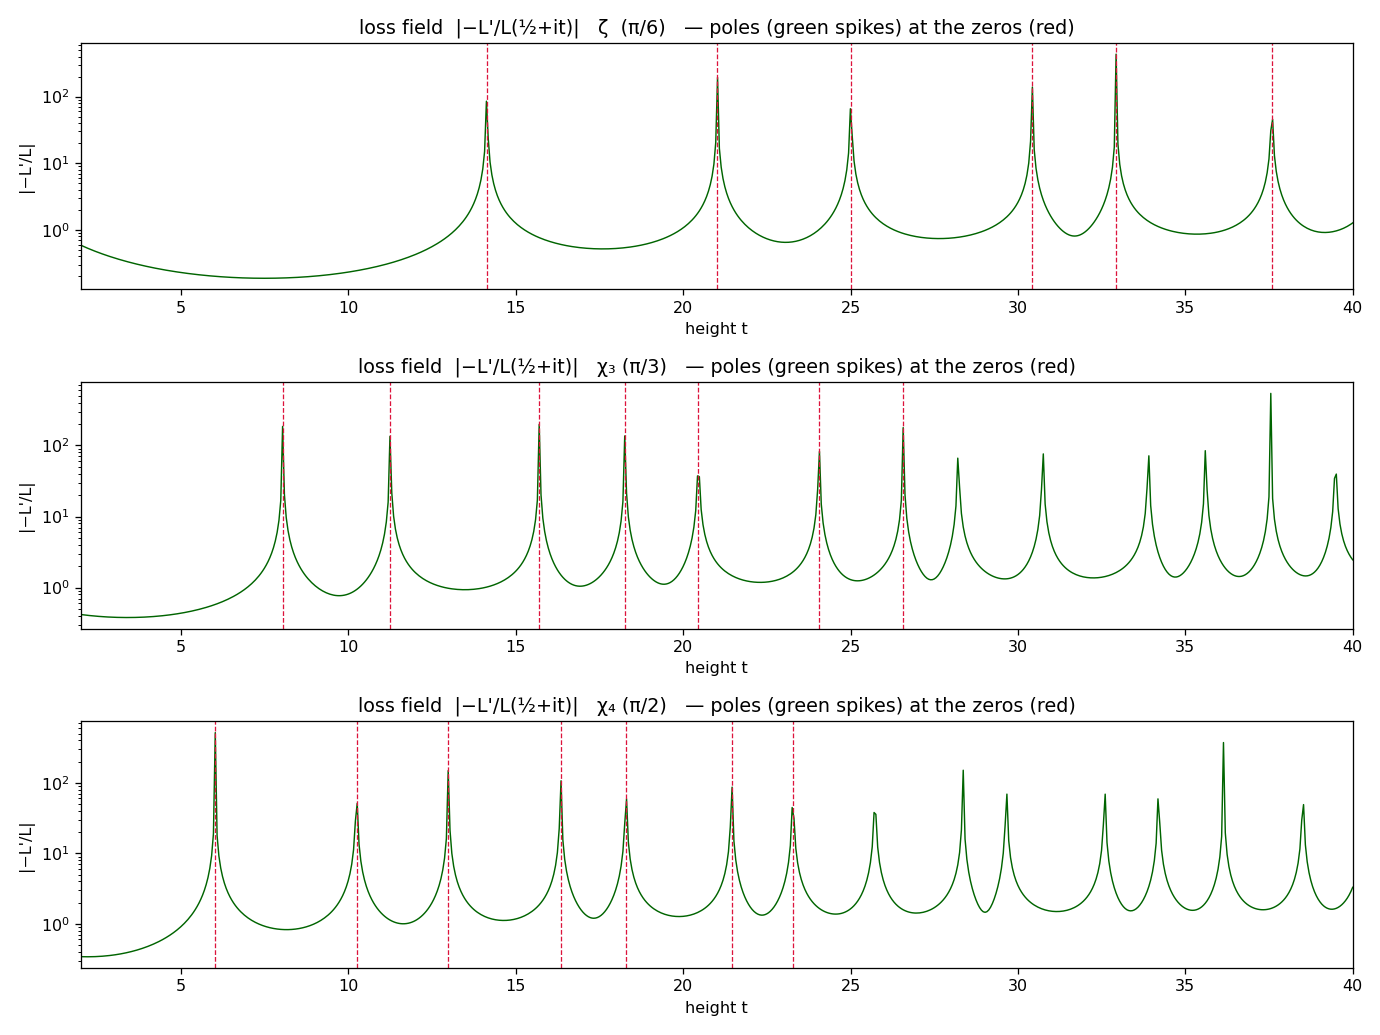

Recreate this plot in Python.
"""
The loss field per helix unit:  −L'/L(½ + it)  (the completed log-derivative).
Its POLES are the nontrivial zeros — that's where the helix "reads" a zero. On the critical
line the radial-loss component is σ−½ (= 0 on-line). Generated by Σ Λ(n)χ(n)·(winding).
"""
import numpy as np, mpmath as mp, math, os
import matplotlib; matplotlib.use('Agg'); import matplotlib.pyplot as plt
mp.mp.dps = 15
OUT = os.path.dirname(os.path.abspath(__file__))

def make_char(q, plus, minus):
    return lambda n: (1 if n % q in plus else (-1 if n % q in minus else 0))

CH = [
  dict(name='ζ  (π/6)', q=1, chi=(lambda n: 1),
       zeros=[14.134725,21.022040,25.010858,30.424876,32.935062,37.586178]),
  dict(name='χ₃ (π/3)', q=3, chi=make_char(3,{1},{2}),
       zeros=[8.0397,11.2492,15.7046,18.2620,20.4558,24.0594,26.5779]),
  dict(name='χ₄ (π/2)', q=4, chi=make_char(4,{1},{3}),
       zeros=[6.0209,10.2438,12.9881,16.3426,18.2920,21.4506,23.2784]),
]

def Lfun(ch):
    q, chi = ch['q'], ch['chi']
    if q == 1:
        return lambda s: mp.zeta(s)
    return lambda s: q**(-s) * mp.fsum(chi(r) * mp.zeta(s, mp.mpf(r)/q) for r in range(1, q+1))

ts = np.linspace(2.0, 40.0, 700)
fig, axes = plt.subplots(len(CH), 1, figsize=(12, 9))
for ax, ch in zip(axes, CH):
    L = Lfun(ch)
    def ld(t):
        s = mp.mpf('0.5') + 1j*mp.mpf(float(t))
        return complex(-mp.diff(L, s) / L(s))
    vals = np.array([abs(ld(t)) for t in ts])
    ax.plot(ts, vals, color='darkgreen', lw=0.9)
    for z in ch['zeros']:
        ax.axvline(z, color='crimson', ls='--', lw=0.8)
    ax.set_yscale('log')
    ax.set_title(f"loss field  |−L'/L(½+it)|   {ch['name']}   — poles (green spikes) at the zeros (red)")
    ax.set_xlabel('height t'); ax.set_ylabel("|−L'/L|"); ax.set_xlim(2, 40)
fig.tight_layout(); fig.savefig(f'{OUT}/loss_field.png', dpi=115)
print(f"saved {OUT}/loss_field.png")
